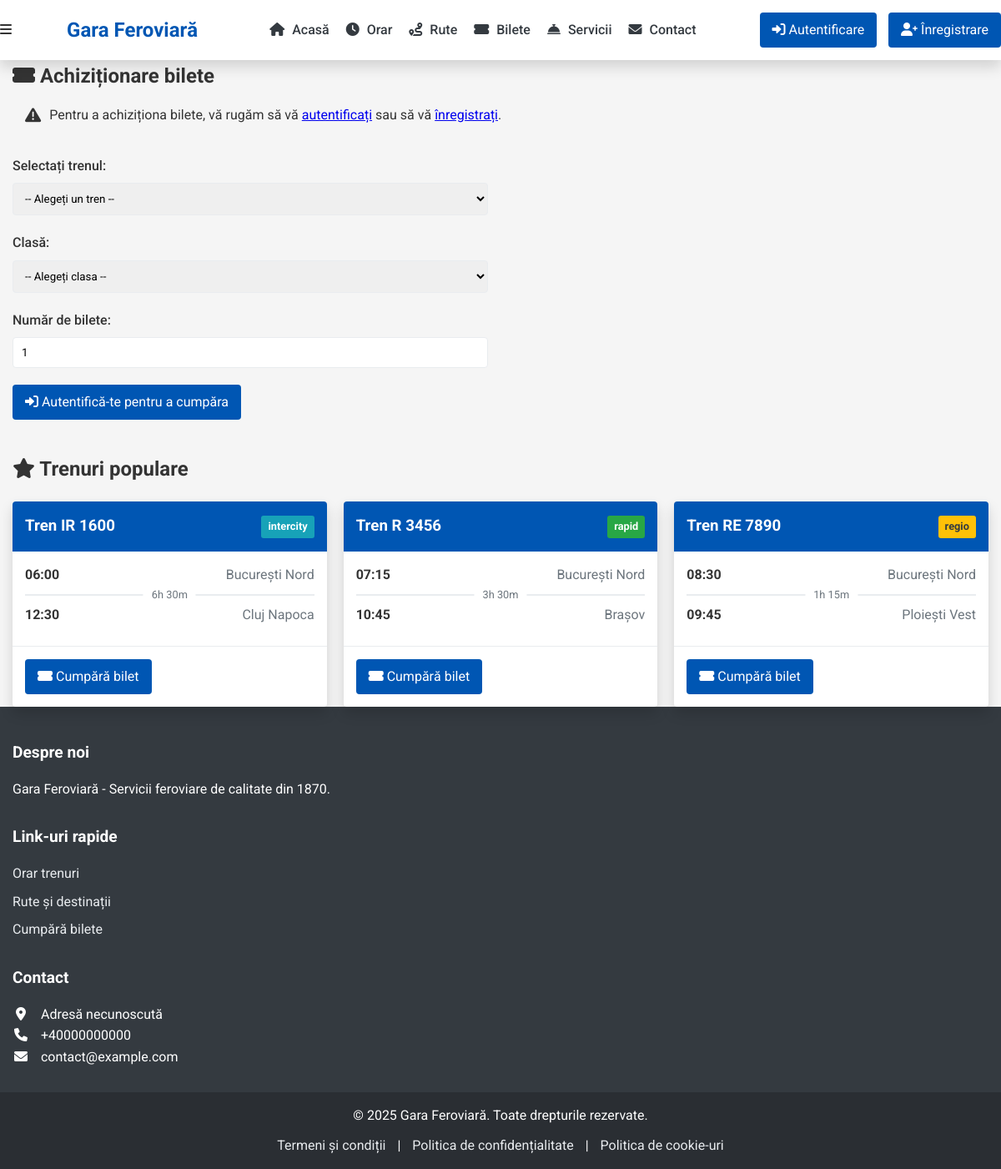
/bilete.php, run on the app's committed database.
### tables this page shows
CREATE TABLE `trains` (
  `train_id` int(11) NOT NULL,
  `numar_tren` varchar(10) NOT NULL,
  `tip_tren` enum('rapid','intercity','regio','express') NOT NULL,
  `plecare` varchar(50) NOT NULL,
  `sosire` varchar(50) NOT NULL,
  `rute` text NOT NULL,
  `durata_traseu` int(11) NOT NULL,
  `status` enum('în circulație','întârziat','anulat') DEFAULT 'în circulație'
);

### public/bilete.php (the view, shortened to what this page needs)
<?php
$errors = [];
require_once __DIR__ . '/../templates/header.php';
?>
<section class="tickets">
    <h1><i class="fas fa-ticket-alt"></i> Achiziționare bilete</h1>
    <?php if (!isset($_SESSION['user_id'])): ?>
        <div class="alert warning">
            <i class="fas fa-exclamation-triangle"></i>
            <p>Pentru a achiziționa bilete, vă rugăm să vă <a href="../auth/login.php">autentificați</a> sau să vă <a href="../auth/register.php">înregistrați</a>.</p>
        </div>
    <?php endif; ?>
    <div class="ticket-form-container">
        <form method="POST" action="">
            <div class="form-group <?php echo isset($errors['train_id']) ? 'error' : ''; ?>">
                <label for="train_id">Selectați trenul:</label>
                <select name="train_id" id="train_id" required>
                    <option value="">-- Alegeți un tren --</option>
                </select>
            </div>
            <div class="form-group <?php echo isset($errors['clasa']) ? 'error' : ''; ?>">
                <label for="clasa">Clasă:</label>
                <select name="clasa" id="clasa" required>
                    <option value="">-- Alegeți clasa --</option>
                </select>
            </div>
            <div class="form-group <?php echo isset($errors['numar_bilete']) ? 'error' : ''; ?>">
                <label for="numar_bilete">Număr de bilete:</label>
                <input type="number" name="numar_bilete" id="numar_bilete" min="1" max="10"
                       value="<?php echo htmlspecialchars($_POST['numar_bilete'] ?? '1'); ?>" required>
            </div>
            <?php if (isset($_SESSION['user_id'])): ?>
                <button type="submit" class="btn primary"><i class="fas fa-shopping-cart"></i> Cumpără bilete</button>
            <?php else: ?>
                <a href="../auth/login.php" class="btn primary"><i class="fas fa-sign-in-alt"></i> Autentifică-te pentru a cumpăra</a>
            <?php endif; ?>
        </form>
    </div>
    <?php if (!isset($train)): ?>
        <div class="popular-trains">
            <h2><i class="fas fa-star"></i> Trenuri populare</h2>
            <div class="train-grid">
                <?php
                $stmt = $conn->query("SELECT t.*, COUNT(tk.ticket_id) as bilete_vandute
                                    FROM trains t
                                    LEFT JOIN tickets tk ON t.train_id = tk.train_id
                                    GROUP BY t.train_id
                                    ORDER BY bilete_vandute DESC
                                    LIMIT 3");
                $popular_trains = $stmt->fetchAll(PDO::FETCH_ASSOC);
                ?>
                <?php foreach ($popular_trains as $train): ?>
                    <div class="train-card">
                        <div class="train-header">
                            <h3>Tren <?php echo htmlspecialchars($train['numar_tren']); ?></h3>
                            <span class="train-type <?php echo strtolower($train['tip_tren']); ?>">
                                <?php echo htmlspecialchars($train['tip_tren']); ?>
                            </span>
                        </div>
                        <div class="train-route">
                            <div class="route-point">
                                <span class="time"><?php echo htmlspecialchars($train['plecare']); ?></span>
                                <span class="station"><?php echo explode(' - ', $train['rute'])[0]; ?></span>
                            </div>
                            <div class="route-line">
                                <div class="duration"><?php echo floor($train['durata_traseu']/60); ?>h <?php echo $train['durata_traseu']%60; ?>m</div>
                            </div>
                            <div class="route-point">
                                <span class="time"><?php echo htmlspecialchars($train['sosire']); ?></span>
                                <span class="station"><?php echo explode(' - ', $train['rute'])[count(explode(' - ', $train['rute']))-1]; ?></span>
                            </div>
                        </div>
                        <div class="train-footer">
                            <a href="../public/bilete.php?train_id=<?php echo $train['train_id']; ?>" class="btn primary">
                                <i class="fas fa-ticket-alt"></i> Cumpără bilet
                            </a>
                        </div>
                    </div>
                <?php endforeach; ?>
            </div>
        </div>
    <?php endif; ?>
</section>
<?php require_once __DIR__ . '/../templates/footer.php'; ?>

### assets/css/style.css (style rules this page uses)
:root { --primary-color: #0056b3; --secondary-color: #6c757d; --success-color: #28a745; --danger-color: #dc3545; --warning-color: #ffc107; --info-color: #17a2b8; --light-color: #f8f9fa; --dark-color: #343a40; --white: #ffffff; --gray: #6c757d; --gray-light: #e9ecef; --font-primary: 'Roboto', sans-serif; --box-shadow: 0 0.5rem 1rem rgba(0, 0, 0, 0.15); --border-radius: 0.25rem; }
* { margin: 0; padding: 0; box-sizing: border-box; }
body { font-family: var(--font-primary); line-height: 1.6; color: #333; background-color: #f5f5f5; }
.btn { display: inline-block; padding: 8px 15px; background-color: var(--primary-color); color: var(--white); border: none; border-radius: var(--border-radius); text-decoration: none; cursor: pointer; transition: background-color 0.3s; }
.train-grid { display: grid; grid-template-columns: repeat(auto-fill, minmax(300px, 1fr)); gap: 20px; margin-top: 20px; }
.train-card { background-color: var(--white); border-radius: var(--border-radius); box-shadow: var(--box-shadow); overflow: hidden; }
.train-header { padding: 15px; background-color: var(--primary-color); color: var(--white); display: flex; justify-content: space-between; align-items: center; }
.train-type { padding: 3px 8px; border-radius: 3px; font-size: 0.8rem; font-weight: bold; }
.train-type.rapid { background-color: var(--success-color); }
.train-type.intercity { background-color: var(--info-color); }
.train-type.regio { background-color: var(--warning-color); color: var(--dark-color); }
.train-route { padding: 15px; }
.route-point { display: flex; justify-content: space-between; margin-bottom: 10px; }
.route-point .time { font-weight: bold; }
.route-point .station { color: var(--gray); }
.route-line { height: 2px; background-color: var(--gray-light); margin: 10px 0; position: relative; }
.route-line .duration { position: absolute; top: 50%; left: 50%; transform: translate(-50%, -50%); background-color: var(--white); padding: 0 10px; font-size: 0.8rem; color: var(--gray); }
.train-footer { padding: 15px; display: flex; justify-content: space-between; border-top: 1px solid var(--gray-light); }
.form-group { margin-bottom: 20px; }
.form-group label { display: block; margin-bottom: 8px; font-weight: 500; }
.form-group input, .form-group select { width: 100%; padding: 10px; border: 1px solid var(--gray-light); border-radius: var(--border-radius); font-family: var(--font-primary); }
.alert { padding: 15px; margin-bottom: 20px; border-radius: var(--border-radius); display: flex; align-items: center; }
.alert i { margin-right: 10px; font-size: 1.2rem; }
.ticket-form-container { display: grid; grid-template-columns: 1fr 1fr; gap: 30px; margin-top: 20px; }
.popular-trains { margin-top: 40px; }

### data on the page
trains: numar_tren "IR 1600", tip_tren "intercity", plecare "06:00", rute "București Nord", floor($train['durata_traseu']/60) "6", $train['durata_traseu']%60 "30", sosire "12:30", rute "Cluj Napoca"
trains: numar_tren "R 3456", tip_tren "rapid", plecare "07:15", rute "București Nord", floor($train['durata_traseu']/60) "3", $train['durata_traseu']%60 "30", sosire "10:45", rute "Brașov"
trains: numar_tren "RE 7890", tip_tren "regio", plecare "08:30", rute "București Nord", floor($train['durata_traseu']/60) "1", $train['durata_traseu']%60 "15", sosire "09:45", rute "Ploiești Vest"

### other printed values
$settings['nume_gara'] "Gara Feroviară"
$settings['adresa_gara'] "Adresă necunoscută"
$settings['telefon_gara'] "+40000000000"
$settings['email_gara'] "contact@example.com"
